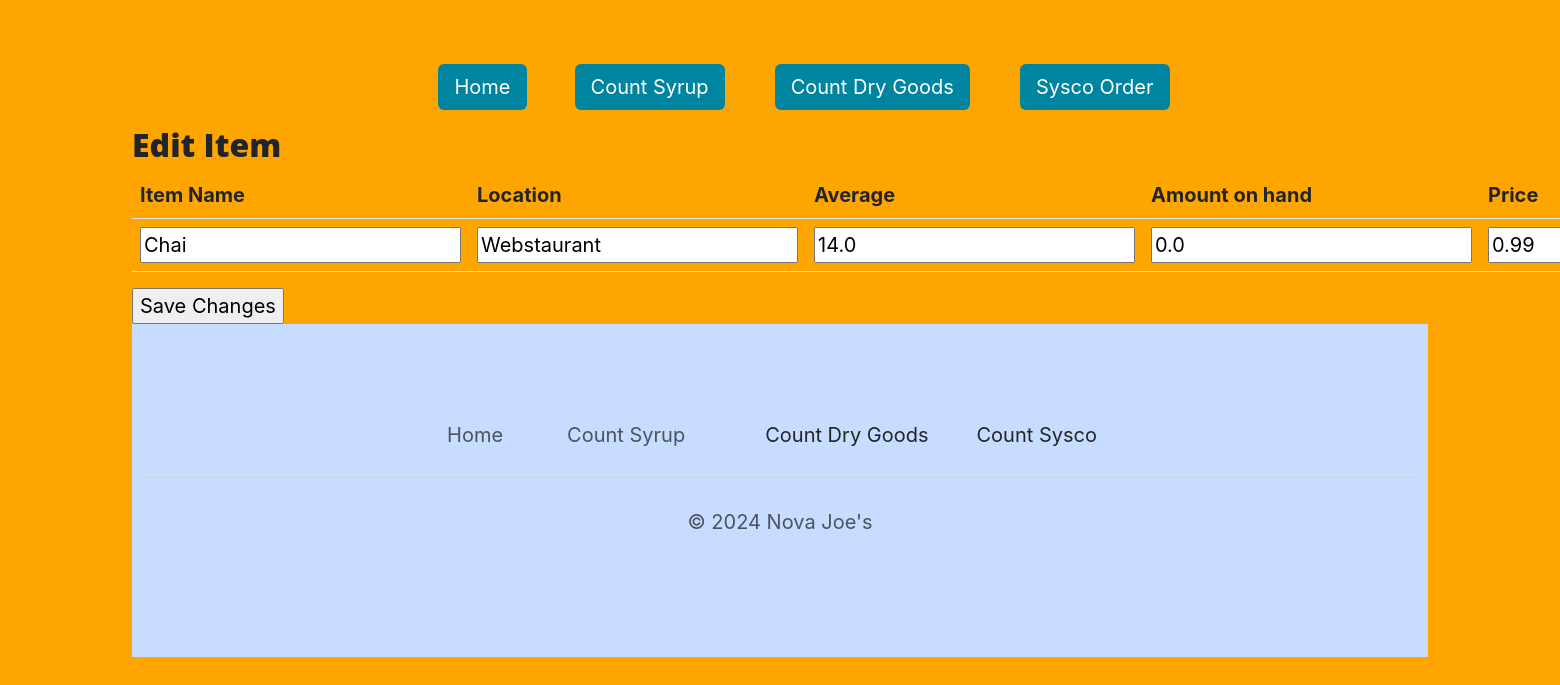
The page /edit/12 on the database as committed earlier.
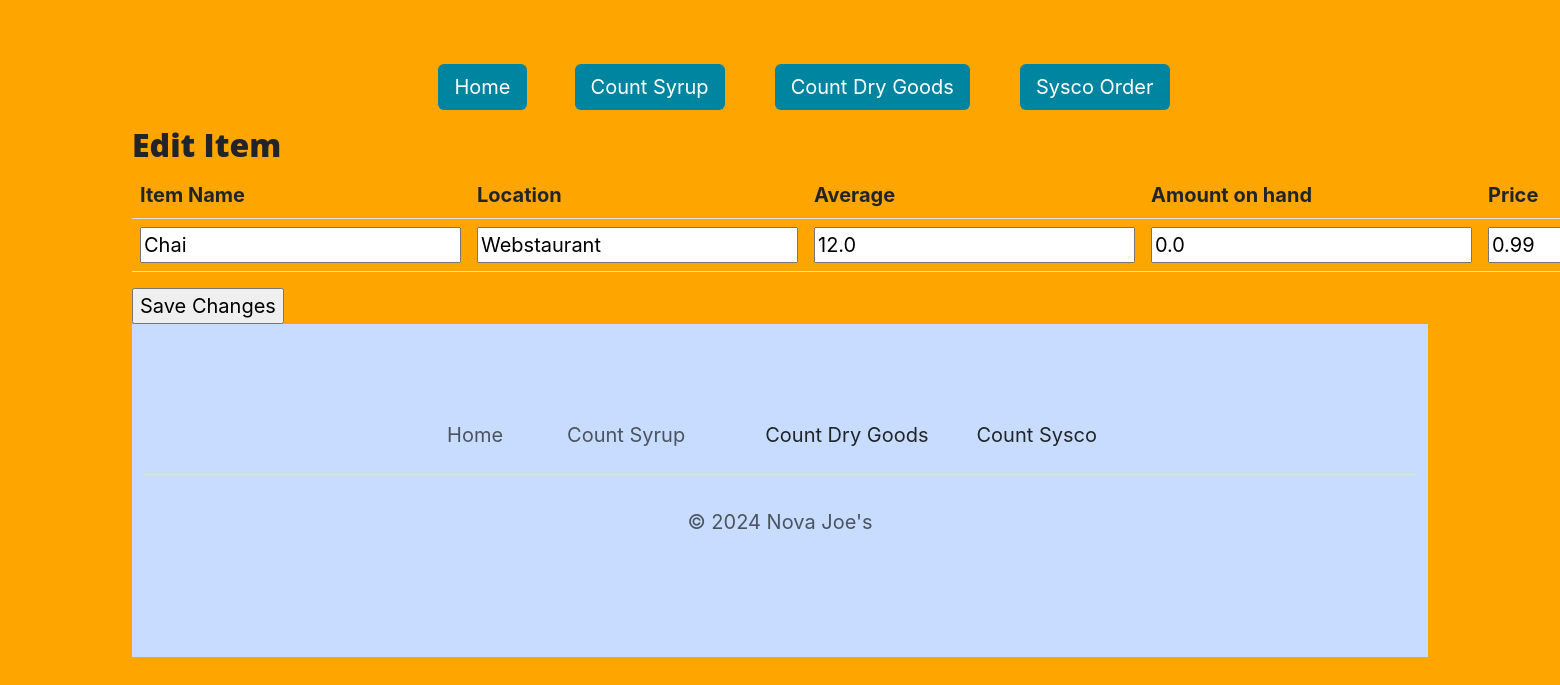
The same page on the database as committed later.
### main.py (models this page shows)
class Item(db.Model):
    __tablename__ = "items"
    id: Mapped[int] = mapped_column(Integer, primary_key=True)
    name: Mapped[str] = mapped_column(String(250), unique=True, nullable=False)
    price: Mapped[float] = mapped_column(Float, nullable=True)
    average: Mapped[float] = mapped_column(Float, nullable=False)
    location: Mapped[str] = mapped_column(String(250), nullable=True)
    on_hand: Mapped[float] = mapped_column(Float, nullable=True)
    needed: Mapped[float] = mapped_column(Float, nullable=True)
    last_counted: Mapped[str] = mapped_column(String(250), nullable=True)
    unit: Mapped[str] = mapped_column(String(250), nullable=True)
    sort: Mapped[str] = mapped_column(String(250), nullable=True)
    group_id: Mapped[int] = mapped_column(Integer, db.ForeignKey("groups.id"))
    group = relationship("Group", back_populates="items")

### main.py (the view)
@app.route('/edit/<item_id>', methods=['GET', 'POST'])
def edit(item_id):
    with app.app_context():
        item = db.get_or_404(Item, item_id)
        print(item.group.name)
    form = EditForm(name=item.name, location=item.location, average=item.average, price=item.price,
                    on_hand=item.on_hand, group=item.group.name, unit=item.unit)
    if form.validate_on_submit():
        with app.app_context():
            item = db.get_or_404(Item, item_id)
            item.name = form.name.data
            item.average = form.average.data
            item.location = form.location.data
            item.price = form.price.data
            item.on_hand = form.on_hand.data
            item.group = db.session.execute(db.select(Group).where(Group.name == form.group.data)).scalar()
            item.unit = form.unit.data
            if form.location.data == 'delete':
                db.session.delete(item)
            try:
                db.session.commit()
            except:
                return ("edit failed. check group name spelled correctly")
        return redirect(url_for('home'))
    else:
        return render_template('edit2.html', item=item, form=form)

### main.py
class EditForm(FlaskForm):
    name = StringField('Item Name',
                       [validators.DataRequired()], )
    location = StringField(label='Location', validators=[DataRequired(message="need a name")])
    average = FloatField(label='Weekly Average', validators=[DataRequired(message="need an average")])
    on_hand = FloatField(label='Amount on hand')
    price = FloatField(label='Price')
    group = StringField(label='Group')
    unit = StringField(label='Unit')
    submit = SubmitField('Save Changes')

### templates/edit2.html (shortened to what this page needs)
{% extends "header.html" %}
{% block content %}
<div class="container">
    {%if item != 0%}
    <h2>Edit Item</h2>
    <form action="{{url_for('edit', item_id = item.id)}}" method="post">
        {% else %}
        <h2>Add an Item</h2>
        <form action="{{url_for('add')}}" method="post">
            {% endif %}
            <table class="table">
                <thead>
                <tr>
                    <th scope="col">Item Name</th>
                    <th scope="col">Location</th>
                    <th scope="col">Average</th>
                    <th scope="col">Amount on hand</th>
                    <th scope="col">Price</th>
                </tr>
                </thead>
                <tbody>
                <tr>
                    <td>{{ form.name }}</td>
                    <td>{{ form.location}}</td>
                    <td>{{ form.average}}</td>
                    <td>{{ form.on_hand}}</td>
                    <td>{{ form.price}}</td>
                </tr>
                </tbody>
            </table>
            {{ form.submit }}
        </form>
        {% endblock %}

Rows that differ between the two databases and show on the page:
changed Item "Chai": average "14.0" → "12.0"
